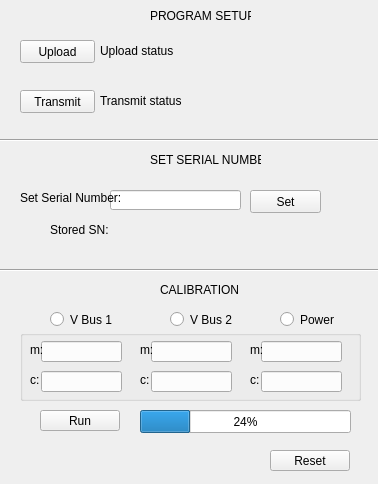
<?xml version="1.0" encoding="UTF-8"?>
<ui version="4.0">
 <class>DAB_ui</class>
 <widget class="QWidget" name="DAB_ui">
  <property name="geometry">
   <rect>
    <x>0</x>
    <y>0</y>
    <width>378</width>
    <height>484</height>
   </rect>
  </property>
  <property name="windowTitle">
   <string>DAB_ui</string>
  </property>
  <widget class="QPushButton" name="trans_Button">
   <property name="geometry">
    <rect>
     <x>20</x>
     <y>90</y>
     <width>75</width>
     <height>23</height>
    </rect>
   </property>
   <property name="text">
    <string>Transmit</string>
   </property>
  </widget>
  <widget class="QPushButton" name="uploadButton">
   <property name="geometry">
    <rect>
     <x>20</x>
     <y>40</y>
     <width>75</width>
     <height>23</height>
    </rect>
   </property>
   <property name="text">
    <string>Upload</string>
   </property>
  </widget>
  <widget class="QLabel" name="trans_status">
   <property name="geometry">
    <rect>
     <x>100</x>
     <y>90</y>
     <width>161</width>
     <height>21</height>
    </rect>
   </property>
   <property name="text">
    <string>Transmit status</string>
   </property>
  </widget>
  <widget class="QLabel" name="label">
   <property name="geometry">
    <rect>
     <x>110</x>
     <y>220</y>
     <width>211</width>
     <height>21</height>
    </rect>
   </property>
   <property name="text">
    <string/>
   </property>
  </widget>
  <widget class="QLineEdit" name="lineEdit">
   <property name="geometry">
    <rect>
     <x>110</x>
     <y>190</y>
     <width>131</width>
     <height>20</height>
    </rect>
   </property>
   <property name="text">
    <string/>
   </property>
  </widget>
  <widget class="QLabel" name="upload_status">
   <property name="geometry">
    <rect>
     <x>100</x>
     <y>40</y>
     <width>191</width>
     <height>21</height>
    </rect>
   </property>
   <property name="text">
    <string>Upload status</string>
   </property>
  </widget>
  <widget class="QPushButton" name="set_sn_button">
   <property name="geometry">
    <rect>
     <x>250</x>
     <y>190</y>
     <width>71</width>
     <height>23</height>
    </rect>
   </property>
   <property name="text">
    <string>Set</string>
   </property>
  </widget>
  <widget class="QLabel" name="stored_sn">
   <property name="geometry">
    <rect>
     <x>20</x>
     <y>190</y>
     <width>111</width>
     <height>16</height>
    </rect>
   </property>
   <property name="text">
    <string>Set Serial Number:</string>
   </property>
  </widget>
  <widget class="QLabel" name="label_2">
   <property name="geometry">
    <rect>
     <x>50</x>
     <y>220</y>
     <width>61</width>
     <height>20</height>
    </rect>
   </property>
   <property name="text">
    <string>Stored SN:</string>
   </property>
  </widget>
  <widget class="QRadioButton" name="vb1_r_Button">
   <property name="geometry">
    <rect>
     <x>50</x>
     <y>310</y>
     <width>84</width>
     <height>19</height>
    </rect>
   </property>
   <property name="text">
    <string>V Bus 1 </string>
   </property>
  </widget>
  <widget class="QLineEdit" name="m_vbus1">
   <property name="geometry">
    <rect>
     <x>41</x>
     <y>341</y>
     <width>81</width>
     <height>21</height>
    </rect>
   </property>
  </widget>
  <widget class="QLineEdit" name="c_vbus1">
   <property name="geometry">
    <rect>
     <x>41</x>
     <y>371</y>
     <width>81</width>
     <height>21</height>
    </rect>
   </property>
  </widget>
  <widget class="QLineEdit" name="m_vbus2">
   <property name="geometry">
    <rect>
     <x>151</x>
     <y>341</y>
     <width>81</width>
     <height>21</height>
    </rect>
   </property>
  </widget>
  <widget class="QRadioButton" name="vb2_r_Button">
   <property name="geometry">
    <rect>
     <x>170</x>
     <y>310</y>
     <width>84</width>
     <height>19</height>
    </rect>
   </property>
   <property name="text">
    <string>V Bus 2</string>
   </property>
  </widget>
  <widget class="QLineEdit" name="c_vbus2_2">
   <property name="geometry">
    <rect>
     <x>151</x>
     <y>371</y>
     <width>81</width>
     <height>21</height>
    </rect>
   </property>
  </widget>
  <widget class="QLineEdit" name="m_power">
   <property name="geometry">
    <rect>
     <x>261</x>
     <y>341</y>
     <width>81</width>
     <height>21</height>
    </rect>
   </property>
  </widget>
  <widget class="QRadioButton" name="p_r_Button">
   <property name="geometry">
    <rect>
     <x>280</x>
     <y>310</y>
     <width>84</width>
     <height>19</height>
    </rect>
   </property>
   <property name="text">
    <string>Power</string>
   </property>
  </widget>
  <widget class="QLineEdit" name="c_power">
   <property name="geometry">
    <rect>
     <x>261</x>
     <y>371</y>
     <width>81</width>
     <height>21</height>
    </rect>
   </property>
  </widget>
  <widget class="QLabel" name="label_3">
   <property name="geometry">
    <rect>
     <x>160</x>
     <y>280</y>
     <width>81</width>
     <height>20</height>
    </rect>
   </property>
   <property name="text">
    <string>CALIBRATION</string>
   </property>
  </widget>
  <widget class="Line" name="seperation_line">
   <property name="geometry">
    <rect>
     <x>0</x>
     <y>260</y>
     <width>411</width>
     <height>20</height>
    </rect>
   </property>
   <property name="orientation">
    <enum>Qt::Horizontal</enum>
   </property>
  </widget>
  <widget class="QPushButton" name="run_calibration_button">
   <property name="geometry">
    <rect>
     <x>40</x>
     <y>410</y>
     <width>80</width>
     <height>21</height>
    </rect>
   </property>
   <property name="text">
    <string>Run</string>
   </property>
  </widget>
  <widget class="QGroupBox" name="groupBox">
   <property name="geometry">
    <rect>
     <x>20</x>
     <y>330</y>
     <width>341</width>
     <height>71</height>
    </rect>
   </property>
   <property name="title">
    <string/>
   </property>
  </widget>
  <widget class="QPushButton" name="reset_button">
   <property name="geometry">
    <rect>
     <x>270</x>
     <y>450</y>
     <width>80</width>
     <height>21</height>
    </rect>
   </property>
   <property name="text">
    <string>Reset</string>
   </property>
  </widget>
  <widget class="QLabel" name="label_4">
   <property name="geometry">
    <rect>
     <x>30</x>
     <y>340</y>
     <width>31</width>
     <height>20</height>
    </rect>
   </property>
   <property name="text">
    <string>m:</string>
   </property>
  </widget>
  <widget class="QLabel" name="label_5">
   <property name="geometry">
    <rect>
     <x>140</x>
     <y>340</y>
     <width>31</width>
     <height>20</height>
    </rect>
   </property>
   <property name="text">
    <string>m:</string>
   </property>
  </widget>
  <widget class="QLabel" name="label_6">
   <property name="geometry">
    <rect>
     <x>250</x>
     <y>340</y>
     <width>31</width>
     <height>20</height>
    </rect>
   </property>
   <property name="text">
    <string>m:</string>
   </property>
  </widget>
  <widget class="QLabel" name="label_7">
   <property name="geometry">
    <rect>
     <x>30</x>
     <y>370</y>
     <width>31</width>
     <height>20</height>
    </rect>
   </property>
   <property name="text">
    <string>c:</string>
   </property>
  </widget>
  <widget class="QLabel" name="label_8">
   <property name="geometry">
    <rect>
     <x>140</x>
     <y>370</y>
     <width>31</width>
     <height>20</height>
    </rect>
   </property>
   <property name="text">
    <string>c:</string>
   </property>
  </widget>
  <widget class="QLabel" name="label_9">
   <property name="geometry">
    <rect>
     <x>250</x>
     <y>370</y>
     <width>31</width>
     <height>20</height>
    </rect>
   </property>
   <property name="text">
    <string>c:</string>
   </property>
  </widget>
  <widget class="QLabel" name="label_10">
   <property name="geometry">
    <rect>
     <x>150</x>
     <y>0</y>
     <width>101</width>
     <height>31</height>
    </rect>
   </property>
   <property name="text">
    <string>PROGRAM SETUP</string>
   </property>
  </widget>
  <widget class="Line" name="seperation_line_2">
   <property name="geometry">
    <rect>
     <x>-10</x>
     <y>130</y>
     <width>411</width>
     <height>20</height>
    </rect>
   </property>
   <property name="orientation">
    <enum>Qt::Horizontal</enum>
   </property>
  </widget>
  <widget class="QLabel" name="label_11">
   <property name="geometry">
    <rect>
     <x>150</x>
     <y>150</y>
     <width>111</width>
     <height>20</height>
    </rect>
   </property>
   <property name="text">
    <string>SET SERIAL NUMBER</string>
   </property>
  </widget>
  <widget class="QProgressBar" name="progressBar">
   <property name="geometry">
    <rect>
     <x>140</x>
     <y>410</y>
     <width>211</width>
     <height>23</height>
    </rect>
   </property>
   <property name="value">
    <number>24</number>
   </property>
  </widget>
 </widget>
 <resources/>
 <connections/>
</ui>
